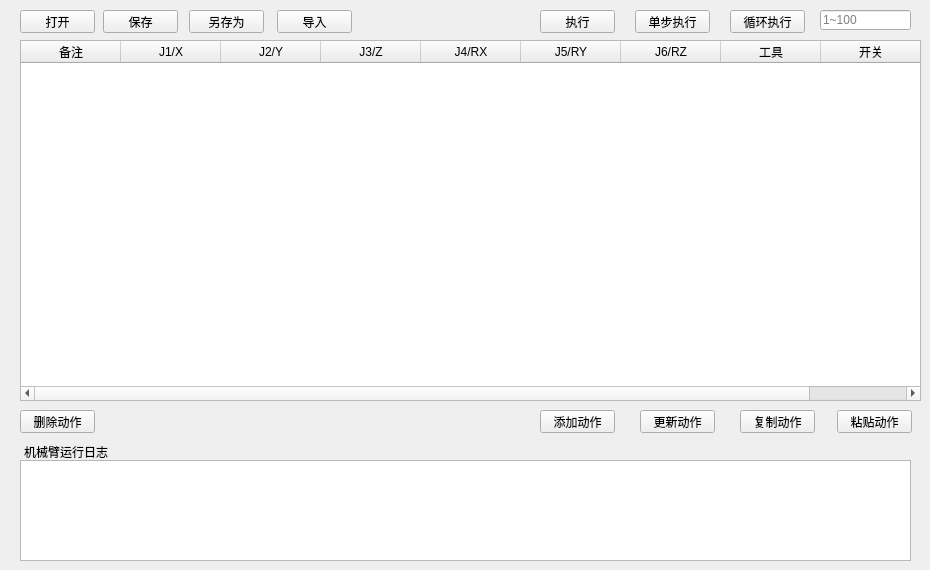
   <widget class="QWidget" name="tab_2">
    <attribute name="title">
     <string>示教控制</string>
    </attribute>
    <widget class="QTableWidget" name="tableWidget">
     <property name="geometry">
      <rect>
       <x>20</x>
       <y>40</y>
       <width>901</width>
       <height>361</height>
      </rect>
     </property>
     <column>
      <property name="text">
       <string>备注</string>
      </property>
     </column>
     <column>
      <property name="text">
       <string>J1/X</string>
      </property>
     </column>
     <column>
      <property name="text">
       <string>J2/Y</string>
      </property>
     </column>
     <column>
      <property name="text">
       <string>J3/Z</string>
      </property>
     </column>
     <column>
      <property name="text">
       <string>J4/RX</string>
      </property>
     </column>
     <column>
      <property name="text">
       <string>J5/RY</string>
      </property>
     </column>
     <column>
      <property name="text">
       <string>J6/RZ</string>
      </property>
     </column>
     <column>
      <property name="text">
       <string>工具</string>
      </property>
     </column>
     <column>
      <property name="text">
       <string>开关</string>
      </property>
     </column>
    </widget>
    <widget class="QLabel" name="label_35">
     <property name="geometry">
      <rect>
       <x>24</x>
       <y>444</y>
       <width>91</width>
       <height>16</height>
      </rect>
     </property>
     <property name="text">
      <string>机械臂运行日志</string>
     </property>
    </widget>
    <widget class="QPushButton" name="pushButton_63">
     <property name="geometry">
      <rect>
       <x>20</x>
       <y>410</y>
       <width>75</width>
       <height>23</height>
      </rect>
     </property>
     <property name="text">
      <string>删除动作</string>
     </property>
    </widget>
    <widget class="QPushButton" name="pushButton_65">
     <property name="geometry">
      <rect>
       <x>837</x>
       <y>410</y>
       <width>75</width>
       <height>23</height>
      </rect>
     </property>
     <property name="text">
      <string>粘贴动作</string>
     </property>
    </widget>
    <widget class="QPushButton" name="pushButton_64">
     <property name="geometry">
      <rect>
       <x>740</x>
       <y>410</y>
       <width>75</width>
       <height>23</height>
      </rect>
     </property>
     <property name="text">
      <string>复制动作</string>
     </property>
    </widget>
    <widget class="QPushButton" name="pushButton_69">
     <property name="geometry">
      <rect>
       <x>540</x>
       <y>410</y>
       <width>75</width>
       <height>23</height>
      </rect>
     </property>
     <property name="text">
      <string>添加动作</string>
     </property>
    </widget>
    <widget class="QPushButton" name="pushButton_70">
     <property name="geometry">
      <rect>
       <x>540</x>
       <y>10</y>
       <width>75</width>
       <height>23</height>
      </rect>
     </property>
     <property name="text">
      <string>执行</string>
     </property>
    </widget>
    <widget class="QPushButton" name="pushButton_71">
     <property name="geometry">
      <rect>
       <x>635</x>
       <y>10</y>
       <width>75</width>
       <height>23</height>
      </rect>
     </property>
     <property name="text">
      <string>单步执行</string>
     </property>
    </widget>
    <widget class="QPushButton" name="pushButton_72">
     <property name="geometry">
      <rect>
       <x>640</x>
       <y>410</y>
       <width>75</width>
       <height>23</height>
      </rect>
     </property>
     <property name="text">
      <string>更新动作</string>
     </property>
    </widget>
    <widget class="QPushButton" name="pushButton_73">
     <property name="geometry">
      <rect>
       <x>730</x>
       <y>10</y>
       <width>75</width>
       <height>23</height>
      </rect>
     </property>
     <property name="text">
      <string>循环执行</string>
     </property>
    </widget>
    <widget class="QLineEdit" name="lineEdit_31">
     <property name="geometry">
      <rect>
       <x>820</x>
       <y>10</y>
       <width>91</width>
       <height>20</height>
      </rect>
     </property>
     <property name="placeholderText">
      <string>1~100</string>
     </property>
    </widget>
    <widget class="QPushButton" name="pushButton_66">
     <property name="geometry">
      <rect>
       <x>20</x>
       <y>10</y>
       <width>75</width>
       <height>23</height>
      </rect>
     </property>
     <property name="text">
      <string>打开</string>
     </property>
    </widget>
    <widget class="QPushButton" name="pushButton_67">
     <property name="geometry">
      <rect>
       <x>103</x>
       <y>10</y>
       <width>75</width>
       <height>23</height>
      </rect>
     </property>
     <property name="text">
      <string>保存</string>
     </property>
    </widget>
    <widget class="QPushButton" name="pushButton_74">
     <property name="geometry">
      <rect>
       <x>277</x>
       <y>10</y>
       <width>75</width>
       <height>23</height>
      </rect>
     </property>
     <property name="text">
      <string>导入</string>
     </property>
    </widget>
    <widget class="QPushButton" name="pushButton_68">
     <property name="geometry">
      <rect>
       <x>189</x>
       <y>10</y>
       <width>75</width>
       <height>23</height>
      </rect>
     </property>
     <property name="text">
      <string>另存为</string>
     </property>
    </widget>
    <widget class="QTextBrowser" name="textBrowser">
     <property name="geometry">
      <rect>
       <x>20</x>
       <y>460</y>
       <width>891</width>
       <height>101</height>
      </rect>
     </property>
    </widget>
   </widget>
